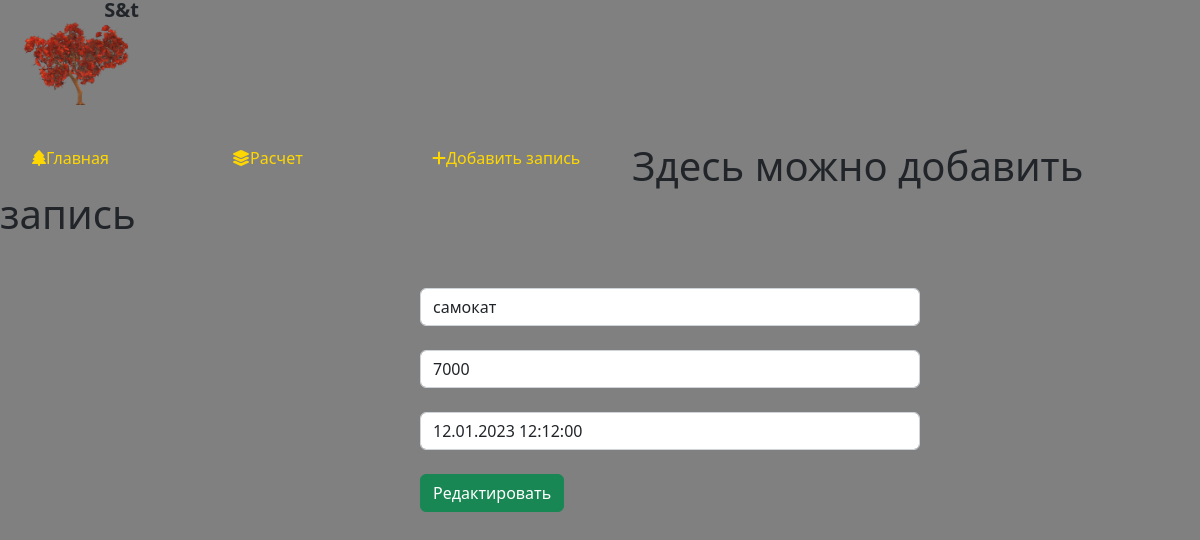
Page /bills/14/update on the committed database.
### bill/models.py (models this page shows, shortened)
class Bills(models.Model):
    title = models.CharField('Название', max_length=50)
    price = models.IntegerField('Цена', default=0)
    date = models.DateTimeField('Дата')
    class Meta:
        verbose_name = 'Расчёт'
        verbose_name_plural = 'Расчёты'

### bill/views.py (the view)
# urls.py: path('bills/<int:pk>/update', views.BillsUpdateView.as_view(), name='bill-update'),
class BillsUpdateView(UpdateView):
    model = Bills
    template_name = 'bill/create.html'
    form_class = BillsForm

### bill/forms.py
class BillsForm(ModelForm):
    class Meta:
        model = Bills
        fields = ['title', 'price', 'date']
        widgets = {
            'title': TextInput(attrs={
                'class': 'form-control',
                'placeholder': 'Название'
            }),
            'price': TextInput(attrs={
                'class': 'form-control',
                'placeholder': 'Цена'
            }),
            'date': DateTimeInput(attrs={
                'class': 'form-control',
                'placeholder': 'Дата'
            }),
        }

### bill/templates/bill/create.html (shortened to what this page needs)
{% extends 'bill/layout.html' %}
{% block content %}
    <div class="features">
        <h1>Здесь можно добавить запись</h1>
        <form method="post">
            {{ form.title }}<br>
            {{ form.price }}<br>
            {{ form.date }}<br>
            <button class="btn btn-success" type="submit">Редактировать</button>
        </form>
    </div>
{% endblock %}

### bill/static/bill/css/bill.css (style rules this page uses)
body { background: grey; }
form { margin-left: 35%; width: 500px; margin-top: 50px; }

### rows in the picture
Bills: title "самокат", price "7000", date "12.01.2023 12:12:00"
